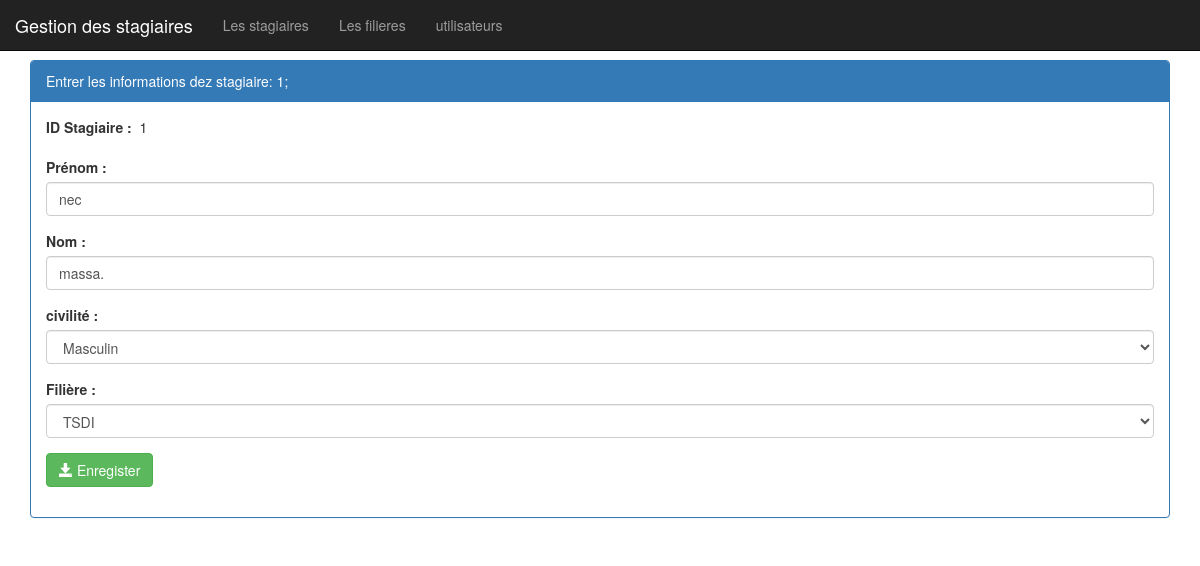
Page /pages/editStagiaire.php?idStagiaire=1 on the committed database.
### tables this page shows
create table stagiaire(
    idStagiaire int(4) auto_increment primary key,
    nom varchar(50),
    prenom varchar(50),
    civilite varchar(1) ,
    idFiliere int(4)
);

create table filiere(
    idFiliere int(4) auto_increment primary key,
    nomFiliere varchar(50),
    niveau varchar(50)
);

### pages/editStagiaire.php (the view, shortened to what this page needs)
<?php
    require_once('connexiondb.php');
    $idStagiaire =  isset($_GET['idStagiaire'])?$_GET['idStagiaire']:0;
    $requet = "SELECT *  FROM stagiaire WHERE idStagiaire= $idStagiaire";
    $resultat = $pdo->query($requet);
    $stagiaire = $resultat->fetch();
    $idStagiaire = $stagiaire['idStagiaire'];
    $nom = $stagiaire['nom'];
    $prenom = $stagiaire['prenom'];
    $civilite = $stagiaire['civilite'];
    $idFiliere = $stagiaire['idFiliere'];
    $requetFiliere = "SELECT * FROM filiere LIMIT 8 ";
    $resultatFiliere = $pdo->query($requetFiliere);
?>
<!DOCTYPE html>
<html>
<head>
    <link rel="stylesheet" type="text/css" href="../css/bootstrap.css">
    <link rel="stylesheet" type="text/css" href="../css/style.css">
</head>
<body>
    <?php include("menu.php"); ?>
        <div class="container">
            <div class="panel panel-primary margetop">
                <div class="panel-heading">Entrer les informations dez stagiaire: <?php echo $idFiliere ?>;</div>
                <div class="panel-body">
                    <form method="post" action="updateStagiaire.php" class="form">
                        <div class="form-group">
                            <label for="idF">ID Stagiaire :</label> &nbsp<?php echo $idStagiaire ?>
                        </div>
                        <div class="form-group">
                            <label for="prenom">Prénom :</label>
                            <input type="text" name="prenom" class="form-control" value="<?php echo $prenom ?>">
                        </div>
                        <div class="form-group">
                            <label for="nom">Nom :</label>
                            <input type="text" name="nom" class="form-control" value="<?php echo $nom ?>">
                        </div>
                        <div class="form-group">
                            <label for="civilite">civilité :</label>
                            <select name="civilite" id="civilite" class="form-control">
                                <option value="M" <?php if($civilite=='M') echo "selected"?> >Masculin</option>
                            </select>
                        </div>
                        <div class="form-group">
                        <label for="filiere">Filière :</label>
                        <select name="filiere" class="form-control" id="filiere">
                                <?php while($filiere  = $resultatFiliere->fetch()){ ?>
                                        <option value="<?php echo  $filiere['idFiliere'] ?> "<?php if($filiere['idFiliere']==$idFiliere) echo "selected" ?> > <?php echo $filiere['nomFiliere'] ?> </option>
                               <?php } ?>
                        </select>
                        </div>
                        <div class="form-group">
                            <button type="submit" class="btn btn-success" > <span class="glyphicon glyphicon-save"></span> Enregister </button>
                        </div>
                    </form>
                </div>
            </div>
        </div>
</body>
</html>

### css/style.css (style rules this page uses)
.margetop { margin-top: 60px; }

### rows in the picture
stagiaire: idFiliere "1", idStagiaire "1", prenom "nec", nom "massa.", civilite "Masculin", filiere "TSDI"
